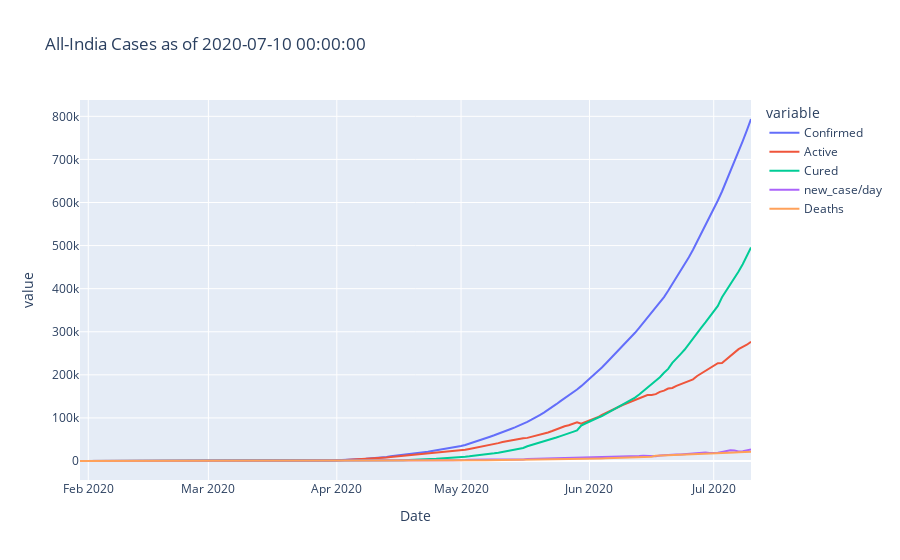

Notebook code for this chart:
### Code cell
target_date = CS_covid_melt_df['Date'].max()
fig = px.line(CS_covid_melt_df, x="Date", y="value", color='variable', 
              title=f'All-India Cases as of {target_date}')
fig.show()

### Figure 1 — Plotly figure (JSON) as saved in the notebook; plotly's stock layout.template omitted (floating-point values rounded to 4 significant figures; data arrays with more than 128 entries replaced by an {"elided": "..."} marker saying what was removed)
{"data": [{"hovertemplate": "variable=Confirmed<br>Date=%{x}<br>value=%{y}<extra></extra>", "legendgroup": "Confirmed", "line": {"color": "#636efa", "dash": "solid"}, "mode": "lines", "name": "Confirmed", "orientation": "v", "showlegend": true, "type": "scatter", "x": {"elided": "163 str values"}, "xaxis": "x", "y": {"elided": "163 int values"}, "yaxis": "y"}, {"hovertemplate": "variable=Active<br>Date=%{x}<br>value=%{y}<extra></extra>", "legendgroup": "Active", "line": {"color": "#EF553B", "dash": "solid"}, "mode": "lines", "name": "Active", "orientation": "v", "showlegend": true, "type": "scatter", "x": {"elided": "163 str values"}, "xaxis": "x", "y": {"elided": "163 int values"}, "yaxis": "y"}, {"hovertemplate": "variable=Cured<br>Date=%{x}<br>value=%{y}<extra></extra>", "legendgroup": "Cured", "line": {"color": "#00cc96", "dash": "solid"}, "mode": "lines", "name": "Cured", "orientation": "v", "showlegend": true, "type": "scatter", "x": {"elided": "163 str values"}, "xaxis": "x", "y": {"elided": "163 int values"}, "yaxis": "y"}, {"hovertemplate": "variable=new_case/day<br>Date=%{x}<br>value=%{y}<extra></extra>", "legendgroup": "new_case/day", "line": {"color": "#ab63fa", "dash": "solid"}, "mode": "lines", "name": "new_case/day", "orientation": "v", "showlegend": true, "type": "scatter", "x": {"elided": "163 str values"}, "xaxis": "x", "y": {"elided": "163 mixed values"}, "yaxis": "y"}, {"hovertemplate": "variable=Deaths<br>Date=%{x}<br>value=%{y}<extra></extra>", "legendgroup": "Deaths", "line": {"color": "#FFA15A", "dash": "solid"}, "mode": "lines", "name": "Deaths", "orientation": "v", "showlegend": true, "type": "scatter", "x": {"elided": "163 str values"}, "xaxis": "x", "y": {"elided": "163 int values"}, "yaxis": "y"}], "layout": {"legend": {"title": {"text": "variable"}, "tracegroupgap": 0}, "title": {"text": "All-India Cases as of 2020-07-10 00:00:00"}, "xaxis": {"anchor": "y", "domain": [0, 1], "title": {"text": "Date"}}, "yaxis": {"anchor": "x", "domain": [0, 1], "title": {"text": "value"}}}}
